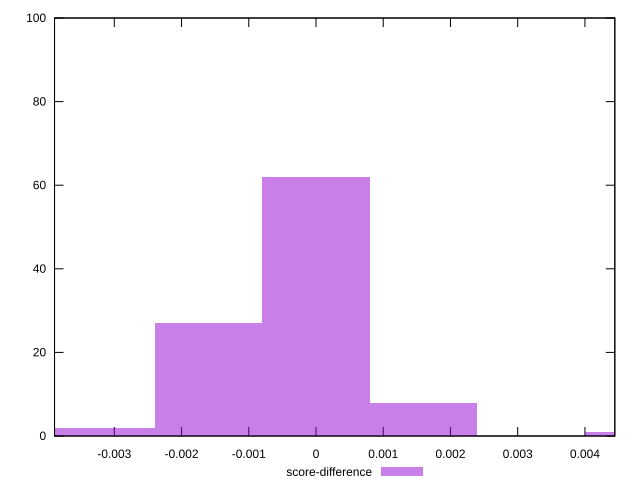

Write gnuplot code to recreate this figure.
reset

$scoreDifference <<EOF
0 62
0.0016007253510604451 8
-0.0032014507021208903 2
-0.0016007253510604451 27
0.004802176053181335 1
EOF

set key outside below
set boxwidth 0.0016007253510604451
set xrange [-0.0038888888888888307:0.004444444444444473]
set yrange [0:100]
set trange [0:100]
set style fill transparent solid 0.5 noborder
set terminal svg size 640, 490 enhanced background rgb 'white'
set output "reprap/uses-rel-preload/samples/pages/score-difference/histogram.svg"

plot $scoreDifference title "score-difference" with boxes

reset
